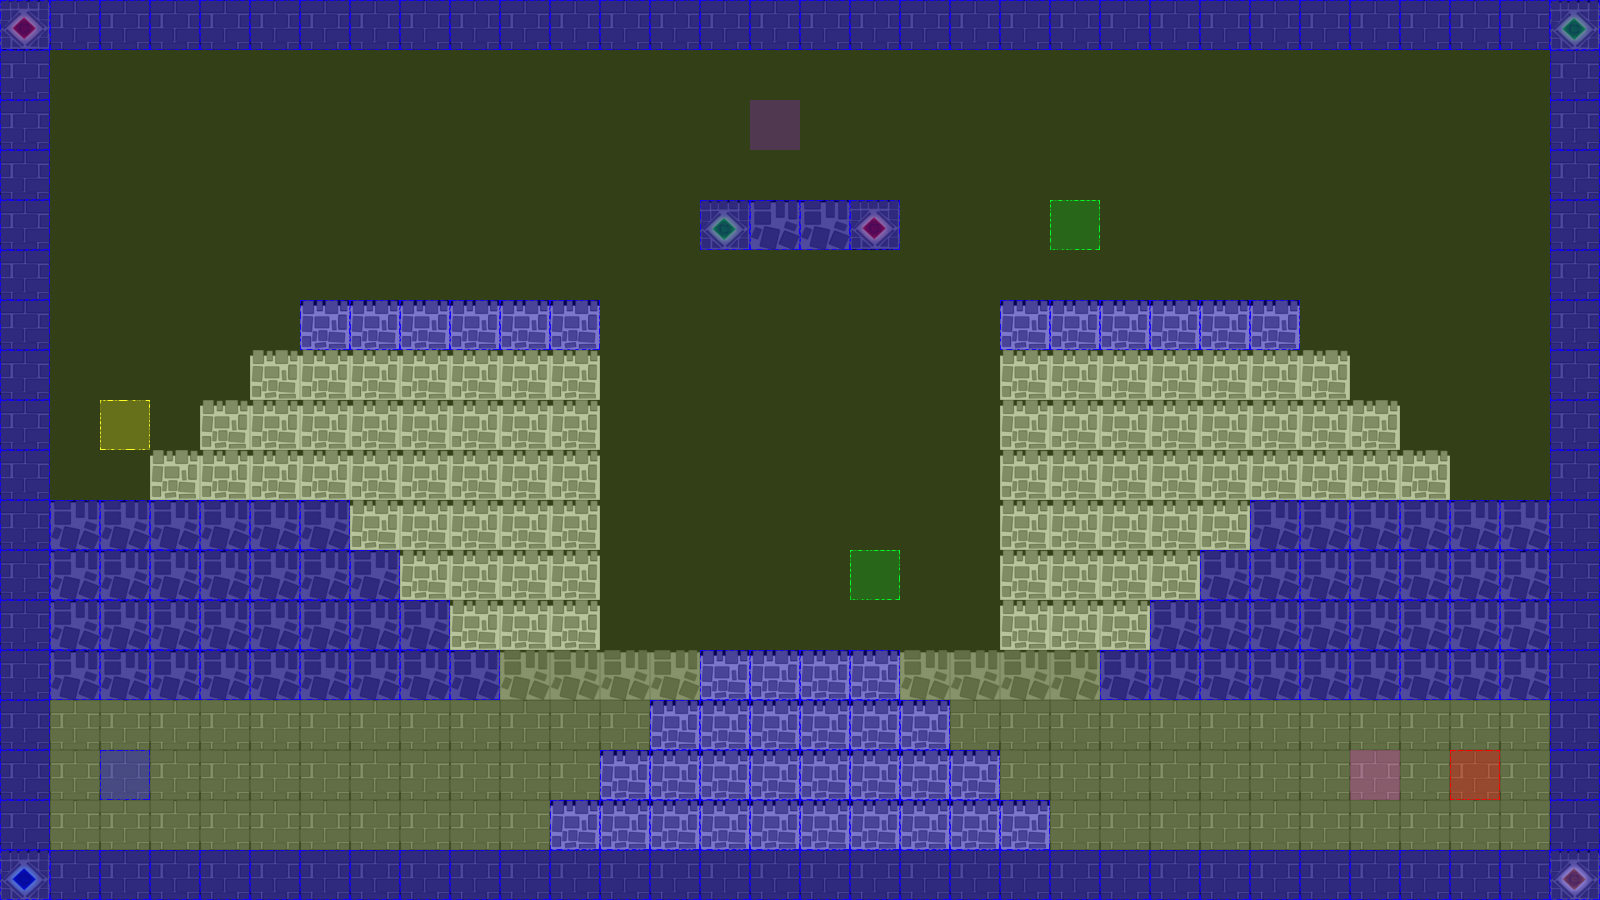

A level layout from a 2D game, rendered from its tile map. Below: a short description, then the map file with tile-grid data replaced by summaries:
An orthogonal 32x18 tile map with 50x50 px tiles, 3 tile layers (terrain, collision, event), 2 tilesets.

<map version="1.0" orientation="orthogonal" renderorder="left-up" width="32" height="18" tilewidth="50" tileheight="50" nextobjectid="3">
 <tileset firstgid="1" name="castleTile" tilewidth="50" tileheight="50" tilecount="36" columns="6">
  <image source="tiles/castleTile.png" width="300" height="300" />
 </tileset>
 <tileset firstgid="37" name="collisionTile" tilewidth="50" tileheight="50" tilecount="12" columns="3">
  <image source="tiles/collisionTile.png" width="150" height="200" />
 </tileset>
 <layer name="terrain" width="32" height="18">
  <data>[576 cells, 346 non-empty, 7 distinct tile ids]</data>
 </layer>
 <layer name="collision" width="32" height="18">
  <data>[576 cells, 576 non-empty, 2 distinct tile ids]</data>
 </layer>
 <layer name="event" width="32" height="18">
  <data>[576 cells, 7 non-empty, 6 distinct tile ids]</data>
 </layer>
</map>
